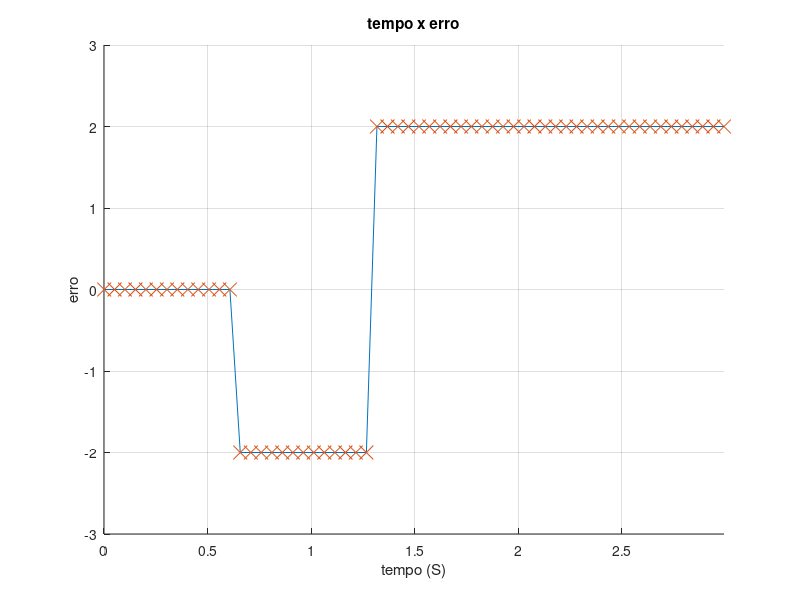
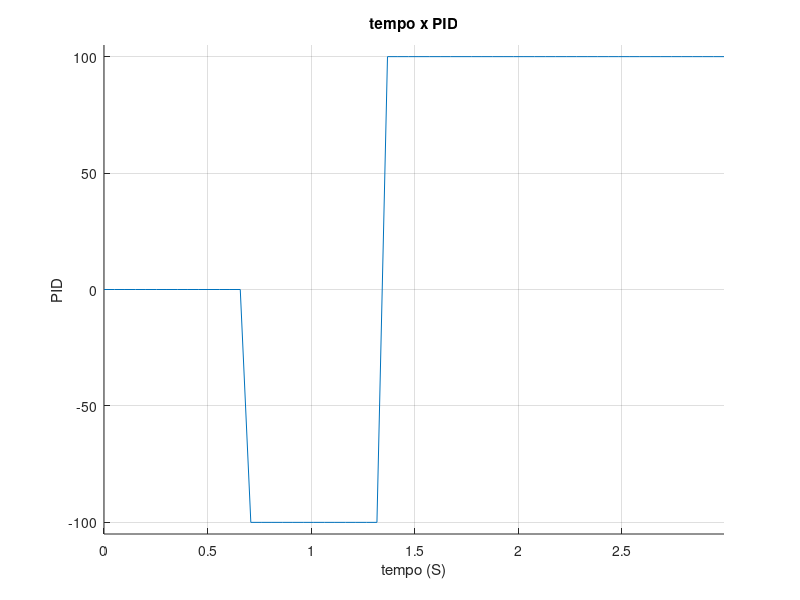

Write the MATLAB code that produced these figures, in order.
close all; clear all;

dados = load('dados.txt', '-ascii', '\t');

erro = dados(:, 1)
PID = dados(:, 2);
tempo = dados(:, 3);

tempo = tempo ./ 1000;

figure 1
hold on; grid on;
plot(tempo, erro);
plot(tempo, erro, 'x', 'markersize', 10)
title('tempo x erro')
xlabel('tempo (S)')
ylabel('erro')
axis([0, max(tempo), -3, 3]);

figure 2
hold on; grid on;
plot(tempo, PID);
title('tempo x PID')
xlabel('tempo (S)')
ylabel('PID')
axis([0, max(tempo), -max(PID) - 5, max(PID) + 5]);
